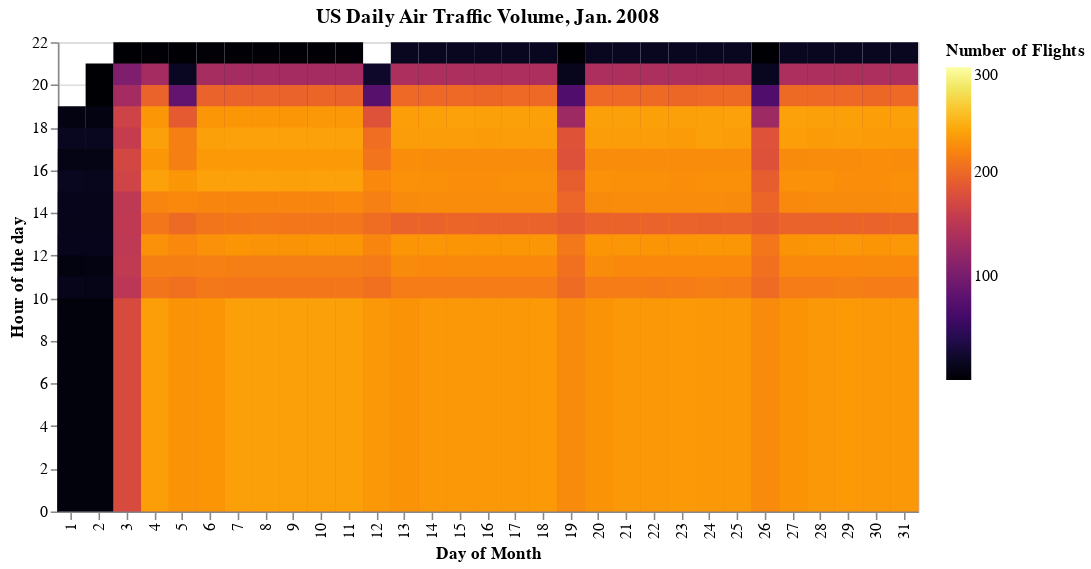

This figure's notebook cell:
### Code cell
alt.Chart(
    dt,
    title="US Daily Air Traffic Volume, Jan. 2008"
).mark_rect().encode(
    x=alt.X('DayofMonth:N', title='Day of Month'),
    y='Hour of the day:Q',
    color=alt.Color('# of Flights:Q', scale=alt.Scale(scheme="inferno"), title='Number of Flights'),
    order=alt.Order("Hour of the day:N", sort="descending"),
    tooltip=[
        alt.Tooltip('# of Flights:Q', title='Number of Flights')
    ]
).properties(width=550)

### Figure 1 — Vega-Lite specification as saved in the notebook (floating-point values rounded to 4 significant figures; data arrays with more than 128 entries replaced by an {"elided": "..."} marker saying what was removed)
{"config": {"view": {"continuousWidth": 400, "continuousHeight": 300}}, "data": {"name": "data-fb8c0da0a6e491b146e085062033fa4a"}, "mark": "rect", "encoding": {"color": {"type": "quantitative", "field": "# of Flights", "scale": {"scheme": "inferno"}, "title": "Number of Flights"}, "order": {"type": "nominal", "field": "Hour of the day", "sort": "descending"}, "tooltip": [{"type": "quantitative", "field": "# of Flights", "title": "Number of Flights"}], "x": {"type": "nominal", "field": "DayofMonth", "title": "Day of Month"}, "y": {"type": "quantitative", "field": "Hour of the day"}}, "title": "US Daily Air Traffic Volume, Jan. 2008", "width": 550, "$schema": "https://vega.github.io/schema/vega-lite/v4.8.1.json", "datasets": {"data-fb8c0da0a6e491b146e085062033fa4a": {"elided": "521 records"}}}
